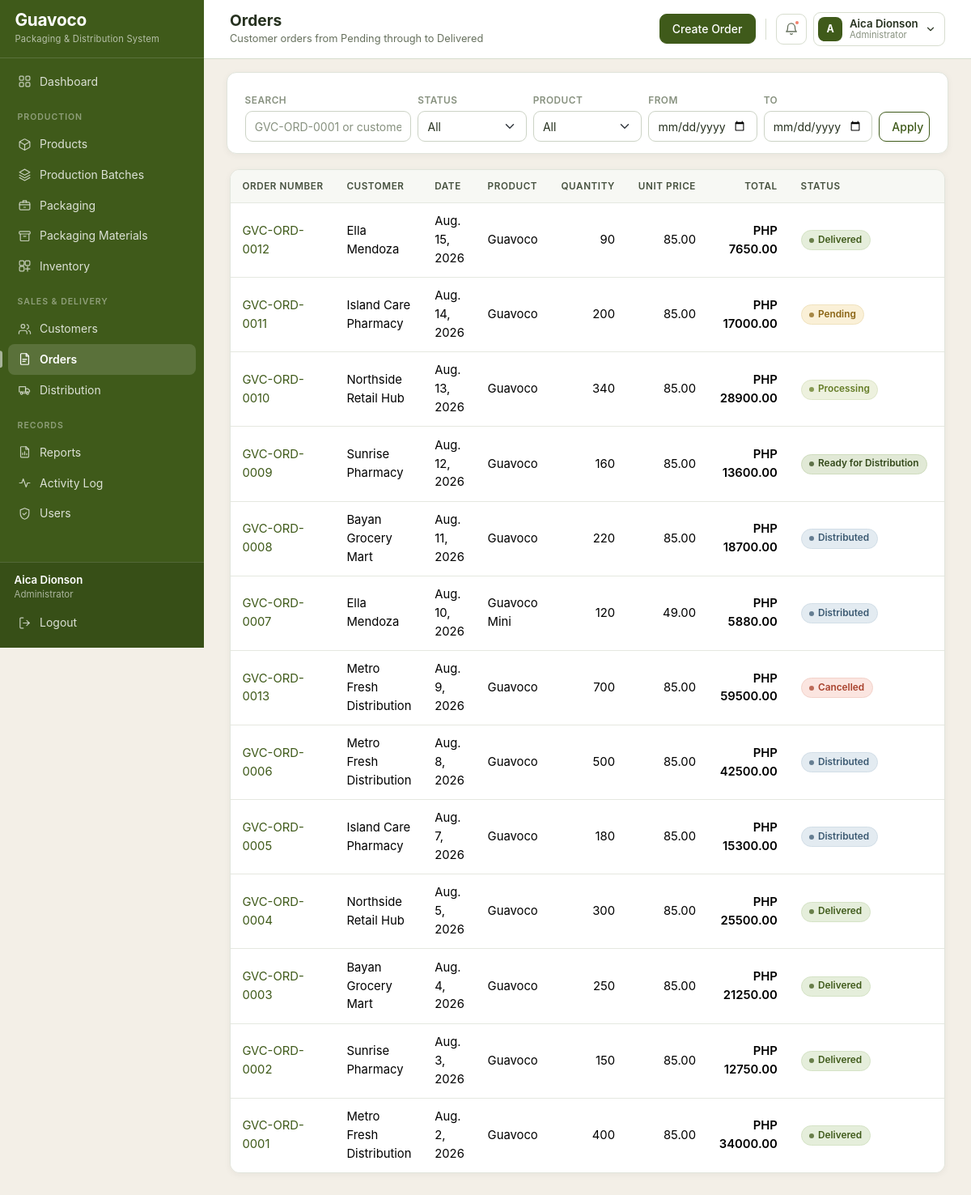
Screenshot of /orders/ (signed in) with the database file from the repository.
### core/models.py (models this page shows, shortened)
class Order(models.Model):
    STATUS_PENDING = 'Pending'
    STATUS_PROCESSING = 'Processing'
    STATUS_READY = 'Ready for Distribution'
    STATUS_DISTRIBUTED = 'Distributed'
    STATUS_DELIVERED = 'Delivered'
    STATUS_CANCELLED = 'Cancelled'
    STATUS_CHOICES = [
        (STATUS_PENDING, STATUS_PENDING),
        (STATUS_PROCESSING, STATUS_PROCESSING),
        (STATUS_READY, STATUS_READY),
        (STATUS_DISTRIBUTED, STATUS_DISTRIBUTED),
        (STATUS_DELIVERED, STATUS_DELIVERED),
        (STATUS_CANCELLED, STATUS_CANCELLED),
    ]
    CLOSED_STATUSES = [STATUS_DISTRIBUTED, STATUS_DELIVERED, STATUS_CANCELLED]
    order_number = models.CharField(max_length=30, unique=True, blank=True)
    customer = models.ForeignKey(Customer, on_delete=models.PROTECT, related_name='orders')
    order_date = models.DateField(default=timezone.localdate)
    product = models.ForeignKey(Product, on_delete=models.PROTECT, related_name='orders')
    quantity = models.PositiveIntegerField(validators=[MinValueValidator(1)])
    unit_price = models.DecimalField(
        max_digits=10, decimal_places=2, validators=[MinValueValidator(0)]
    )
    total_amount = models.DecimalField(max_digits=12, decimal_places=2, default=0)
    status = models.CharField(max_length=30, choices=STATUS_CHOICES, default=STATUS_PENDING)
    notes = models.TextField(blank=True)
    created_at = models.DateTimeField(auto_now_add=True)
    class Meta:
        ordering = ['-order_date', '-id']
    @property
    def can_be_distributed(self):
        return self.status not in self.CLOSED_STATUSES

class Customer(models.Model):
    TYPE_CHOICES = [
        ('Distributor', 'Distributor'),
        ('Retailer', 'Retailer'),
        ('Pharmacy', 'Pharmacy'),
        ('Grocery Store', 'Grocery Store'),
        ('Direct Customer', 'Direct Customer'),
    ]
    customer_id = models.CharField(max_length=30, unique=True, blank=True)
    business_name = models.CharField(max_length=150)
    contact_person = models.CharField(max_length=100)
    phone_number = models.CharField(max_length=30)
    email = models.EmailField(blank=True)
    address = models.TextField(blank=True)
    customer_type = models.CharField(max_length=30, choices=TYPE_CHOICES, default='Distributor')
    is_active = models.BooleanField(default=True)
    created_at = models.DateTimeField(auto_now_add=True)
    class Meta:
        ordering = ['business_name']

class Product(models.Model):
    name = models.CharField(max_length=100)
    sku = models.CharField('SKU', max_length=50, unique=True)
    description = models.TextField(blank=True)
    size = models.CharField('Product size', max_length=50, help_text='For example: 100g tube')
    selling_price = models.DecimalField(
        max_digits=10, decimal_places=2, validators=[MinValueValidator(0)]
    )
    reorder_level = models.PositiveIntegerField(
        default=100, help_text='Warn when available stock falls to this level.'
    )
    is_active = models.BooleanField(default=True)
    created_at = models.DateTimeField(auto_now_add=True)
    class Meta:
        ordering = ['name']
    @property
    def current_stock(self):
        total = self.inventory_rows.aggregate(total=models.Sum('quantity_available'))['total']
        return total or 0
    @property
    def is_low_stock(self):
        return self.current_stock <= self.reorder_level

### core/views/orders.py (the view)
# urls.py: path('orders/', orders.order_list, name='order_list'),
@login_required
def order_list(request):
    orders = Order.objects.select_related('customer', 'product')
    search = request.GET.get('q', '').strip()
    if search:
        orders = orders.filter(
            Q(order_number__icontains=search)
            | Q(customer__business_name__icontains=search)
        )
    status = request.GET.get('status', '')
    if status:
        orders = orders.filter(status=status)
    product_id = request.GET.get('product', '')
    if product_id:
        orders = orders.filter(product_id=product_id)
    start = request.GET.get('start', '')
    end = request.GET.get('end', '')
    if start:
        orders = orders.filter(order_date__gte=start)
    if end:
        orders = orders.filter(order_date__lte=end)
    context = {
        'page_title': 'Orders',
        'orders': orders,
        'search': search,
        'status': status,
        'product_id': product_id,
        'start': start,
        'end': end,
        'statuses': Order.STATUS_CHOICES,
        'products': Product.objects.all(),
    }
    return render(request, 'orders/order_list.html', context)

### templates/orders/order_list.html (shortened to what this page needs)
{% extends "base.html" %}
{% load guavoco_extras %}
{% block header_actions %}
    <a href="{% url 'order_create' %}" class="btn btn-guava">Create Order</a>
{% endblock %}
{% block content %}
<form method="get" class="filter-bar row g-2 align-items-end">
    <div class="col-md-3">
        <label class="form-label small mb-1">Search</label>
        <input type="text" name="q" value="{{ search }}" class="form-control"
               placeholder="GVC-ORD-0001 or customer">
    </div>
    <div class="col-md-2">
        <label class="form-label small mb-1">Status</label>
        <select name="status" class="form-select">
            <option value="">All</option>
        </select>
    </div>
    <div class="col-md-2">
        <label class="form-label small mb-1">Product</label>
        <select name="product" class="form-select">
            <option value="">All</option>
        </select>
    </div>
    <div class="col-md-2">
        <label class="form-label small mb-1">From</label>
        <input type="date" name="start" value="{{ start }}" class="form-control">
    </div>
    <div class="col-md-2">
        <label class="form-label small mb-1">To</label>
        <input type="date" name="end" value="{{ end }}" class="form-control">
    </div>
    <div class="col-md-1">
        <button type="submit" class="btn btn-outline-guava w-100">Apply</button>
    </div>
</form>
<div class="table-scroll">
    <table class="table table-hover align-middle">
        <thead>
            <tr>
                <th>Order Number</th><th>Customer</th><th>Date</th><th>Product</th>
                <th class="text-end">Quantity</th><th class="text-end">Unit Price</th>
                <th class="text-end">Total</th><th>Status</th><th class="text-end">Actions</th>
            </tr>
        </thead>
        <tbody>
            {% for order in orders %}
                <tr>
                    <td><a href="{% url 'order_detail' order.pk %}">{{ order.order_number }}</a></td>
                    <td>{{ order.customer.business_name }}</td>
                    <td>{{ order.order_date }}</td>
                    <td>{{ order.product.name }}</td>
                    <td class="text-end">{{ order.quantity }}</td>
                    <td class="text-end">{{ order.unit_price|floatformat:2 }}</td>
                    <td class="text-end fw-semibold">PHP {{ order.total_amount|floatformat:2 }}</td>
                    <td>{% include "components/status_badge.html" with status=order.status %}</td>
                    <td class="text-end text-nowrap">
                    </td>
                </tr>
            {% empty %}
                <tr><td colspan="9" class="empty-state">No orders found.</td></tr>
            {% endfor %}
        </tbody>
    </table>
</div>
{% endblock %}

### templates/base.html (shortened to what this page needs)
{% load static %}
<!DOCTYPE html>
<html lang="en">
<head>
    <link rel="stylesheet" href="{% static 'vendor/bootstrap.min.css' %}">
    <link rel="stylesheet" href="{% static 'css/guavoco-theme.css' %}">
</head>
<body>
<nav class="sidebar">
    <div class="brand">
        <div>
            <div class="brand-name">Guavoco</div>
            <small class="brand-subtitle">Packaging &amp; Distribution System</small>
        </div>
    </div>
    <div class="collapse sidebar-body" id="sidebarBody">
        <ul class="nav flex-column sidebar-menu">
            <li class="nav-item">
                <a class="nav-link {% if request.resolver_match.url_name == 'dashboard' %}active{% endif %}"
                   href="{% url 'dashboard' %}">
                    <svg class="gv-icon"><use href="#i-grid"></use></svg> Dashboard
                </a>
            </li>
            <li class="nav-section">Production</li>
            <li class="nav-item">
                <a class="nav-link {% if 'product' in request.resolver_match.url_name %}active{% endif %}"
                   href="{% url 'product_list' %}">
                    <svg class="gv-icon"><use href="#i-package"></use></svg> Products
                </a>
            </li>
            <li class="nav-item">
                <a class="nav-link {% if 'batch' in request.resolver_match.url_name %}active{% endif %}"
                   href="{% url 'batch_list' %}">
                    <svg class="gv-icon"><use href="#i-layers"></use></svg> Production Batches
                </a>
            </li>
            <li class="nav-item">
                <a class="nav-link {% if 'packaging' in request.resolver_match.url_name %}active{% endif %}"
                   href="{% url 'packaging_list' %}">
                    <svg class="gv-icon"><use href="#i-box"></use></svg> Packaging
                </a>
            </li>
            <li class="nav-item">
                <a class="nav-link {% if 'material' in request.resolver_match.url_name %}active{% endif %}"
                   href="{% url 'material_list' %}">
                    <svg class="gv-icon"><use href="#i-archive"></use></svg> Packaging Materials
                </a>
            </li>
            <li class="nav-item">
                <a class="nav-link {% if 'inventory' in request.resolver_match.url_name %}active{% endif %}"
                   href="{% url 'inventory_list' %}">
                    <svg class="gv-icon"><use href="#i-inventory"></use></svg> Inventory
                </a>
            </li>
            <li class="nav-section">Sales &amp; Delivery</li>
            <li class="nav-item">
                <a class="nav-link {% if 'customer' in request.resolver_match.url_name %}active{% endif %}"
                   href="{% url 'customer_list' %}">
                    <svg class="gv-icon"><use href="#i-users"></use></svg> Customers
                </a>
            </li>
            <li class="nav-item">
                <a class="nav-link {% if 'order' in request.resolver_match.url_name %}active{% endif %}"
                   href="{% url 'order_list' %}">
                    <svg class="gv-icon"><use href="#i-orders"></use></svg> Orders
                </a>
            </li>
            <li class="nav-item">
                <a class="nav-link {% if 'distribut' in request.resolver_match.url_name or 'delivery' in request.resolver_match.url_name %}active{% endif %}"
                   href="{% url 'distribution_list' %}">
                    <svg class="gv-icon"><use href="#i-truck"></use></svg> Distribution
                </a>
            </li>
            <li class="nav-section">Records</li>
            <li class="nav-item">
                <a class="nav-link {% if 'report' in request.resolver_match.url_name or 'traceability' in request.resolver_match.url_name %}active{% endif %}"
                   href="{% url 'report_index' %}">
                    <svg class="gv-icon"><use href="#i-report"></use></svg> Reports
                </a>
            </li>
            <li class="nav-item">
                <a class="nav-link {% if request.resolver_match.url_name == 'activity_log' %}active{% endif %}"
                   href="{% url 'activity_log' %}">
                    <svg class="gv-icon"><use href="#i-activity"></use></svg> Activity Log
                </a>
            </li>
            {% if is_admin %}
                <li class="nav-item">
                    <a class="nav-link {% if 'user' in request.resolver_match.url_name %}active{% endif %}"
                       href="{% url 'user_list' %}">
                        <svg class="gv-icon"><use href="#i-shield"></use></svg> Users
                    </a>
                </li>
            {% endif %}
        </ul>
        <div class="sidebar-footer">
            <div class="px-2">
                <div class="account-name">{{ user.get_full_name|default:user.username }}</div>
                <div class="account-role">{{ user_role }}</div>
            </div>
            <form method="post" action="{% url 'logout' %}">
                <button type="submit" class="nav-link">
                    <svg class="gv-icon"><use href="#i-logout"></use></svg> Logout
                </button>
            </form>
        </div>
    </div>
</nav>
<div class="app-shell">
    <header class="topbar">
        <div class="topbar-titles">
            <h1 class="page-title">{% block heading %}{{ page_title }}{% endblock %}</h1>
            {% block subtitle %}
                {% if page_subtitle %}<p class="page-subtitle">{{ page_subtitle }}</p>{% endif %}
            {% endblock %}
        </div>
        <div class="topbar-actions">
            {% block header_actions %}{% endblock %}
            <div class="dropdown">
                <a class="topbar-bell" href="#" role="button" data-bs-toggle="dropdown"
                   aria-expanded="false" aria-label="Notifications">
                    <svg class="gv-icon"><use href="#i-bell"></use></svg>
                    {% if alert_count %}<span class="bell-dot"></span>{% endif %}
                </a>
            </div>
            <div class="dropdown">
                <a class="user-chip" href="#" role="button" data-bs-toggle="dropdown"
                   aria-expanded="false">
                    <span class="user-avatar">
                        {{ user.get_full_name|default:user.username|slice:":1"|upper }}
                    </span>
                    <span>
                        <span class="user-name d-block">
                            {{ user.get_full_name|default:user.username }}
                        </span>
                        <span class="user-role d-block">{{ user_role }}</span>
                    </span>
                    <svg class="gv-icon" style="width:14px;height:14px;">
                        <use href="#i-chevron-down"></use></svg>
                </a>
            </div>
        </div>
    </header>
    <main class="main-content">
        {% block content %}{% endblock %}
    </main>
</div>
</body>
</html>

### templates/components/status_badge.html (shortened to what this page needs)
{% load guavoco_extras %}<span class="gv-badge gv-badge--{{ status|badge }}">{{ status }}</span>

### rows the page displays
Order: order_number "GVC-ORD-0012", customer.business_name "Ella Mendoza", order_date "Aug. 15, 2026", product.name "Guavoco", quantity "90", unit_price "85.00", total_amount "7650.00", status "Delivered"
Order: order_number "GVC-ORD-0011", customer.business_name "Island Care Pharmacy", order_date "Aug. 14, 2026", product.name "Guavoco", quantity "200", unit_price "85.00", total_amount "17000.00", status "Pending"
Order: order_number "GVC-ORD-0010", customer.business_name "Northside Retail Hub", order_date "Aug. 13, 2026", product.name "Guavoco", quantity "340", unit_price "85.00", total_amount "28900.00", status "Processing"
Order: order_number "GVC-ORD-0009", customer.business_name "Sunrise Pharmacy", order_date "Aug. 12, 2026", product.name "Guavoco", quantity "160", unit_price "85.00", total_amount "13600.00", status "Ready for Distribution"
Order: order_number "GVC-ORD-0008", customer.business_name "Bayan Grocery Mart", order_date "Aug. 11, 2026", product.name "Guavoco", quantity "220", unit_price "85.00", total_amount "18700.00", status "Distributed"
Order: order_number "GVC-ORD-0007", customer.business_name "Ella Mendoza", order_date "Aug. 10, 2026", product.name "Guavoco Mini", quantity "120", unit_price "49.00", total_amount "5880.00", status "Distributed"
Order: order_number "GVC-ORD-0013", customer.business_name "Metro Fresh Distribution", order_date "Aug. 9, 2026", product.name "Guavoco", quantity "700", unit_price "85.00", total_amount "59500.00", status "Cancelled"
Order: order_number "GVC-ORD-0006", customer.business_name "Metro Fresh Distribution", order_date "Aug. 8, 2026", product.name "Guavoco", quantity "500", unit_price "85.00", total_amount "42500.00", status "Distributed"
Order: order_number "GVC-ORD-0005", customer.business_name "Island Care Pharmacy", order_date "Aug. 7, 2026", product.name "Guavoco", quantity "180", unit_price "85.00", total_amount "15300.00", status "Distributed"
Order: order_number "GVC-ORD-0004", customer.business_name "Northside Retail Hub", order_date "Aug. 5, 2026", product.name "Guavoco", quantity "300", unit_price "85.00", total_amount "25500.00", status "Delivered"
Order: order_number "GVC-ORD-0003", customer.business_name "Bayan Grocery Mart", order_date "Aug. 4, 2026", product.name "Guavoco", quantity "250", unit_price "85.00", total_amount "21250.00", status "Delivered"
Order: order_number "GVC-ORD-0002", customer.business_name "Sunrise Pharmacy", order_date "Aug. 3, 2026", product.name "Guavoco", quantity "150", unit_price "85.00", total_amount "12750.00", status "Delivered"
Order: order_number "GVC-ORD-0001", customer.business_name "Metro Fresh Distribution", order_date "Aug. 2, 2026", product.name "Guavoco", quantity "400", unit_price "85.00", total_amount "34000.00", status "Delivered"

### other values shown
{{ user.get_full_name|default:user.username }} "Aica Dionson"
{{ user_role }} "Administrator"
{{ page_title }} "Orders"
{{ page_subtitle }} "Customer orders from Pending through to Delivered"
{{ user.get_full_name|default:user.username|slice:":1"|upper }} "A"
